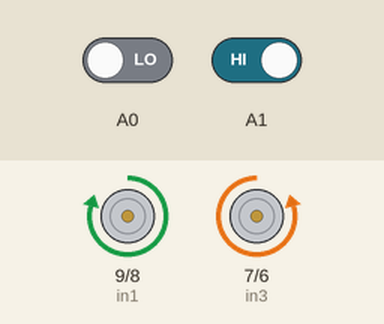
Simulated run of this sketch. Board: Arduino Uno, built with avr-gcc and run on an emulated ATmega328P. On the bench: motor-driver pin pairs drawn as motors (green arrow = first pin HIGH = forward, orange = second pin HIGH = backward, longer = more drive, scaled by the enable pin). Inputs (shaded band) come from the test bench; at power-on: A1 HIGH, A0 LOW.

Above: at 1.2 s.
1.3 s: A1 driven LOW
At 1.9 s:
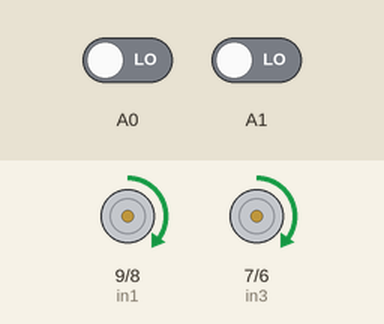
2.8 s: A0 driven HIGH
At 3.1 s:
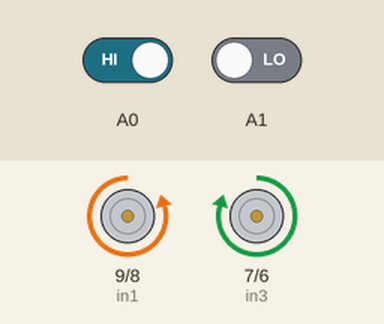
4.3 s: A0 driven LOW
At 5.4 s:
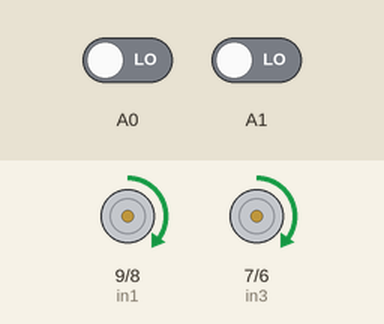
5.8 s: A1 driven HIGH
At 6.5 s:
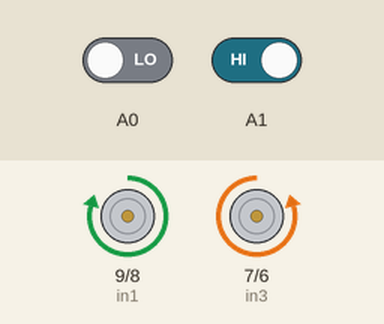
Timing chart, 0 to 8.3 s (numbered marks = the images above; inputs shaded):
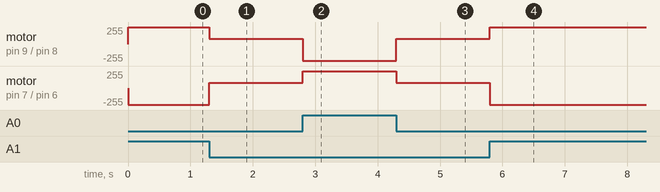

The sketch:

codeofpathfinder.ino
```cpp
#define in1 9
#define in2 8
#define in3 7
#define in4 6
#define enA 10
#define enB 5


int M1_speed = 80;
int M2_speed = 80;
int LeftRotationSpeed = 250;
int RightRotationSpeed = 250;


void setup() {
pinMode(in1,OUTPUT);
pinMode(in2,OUTPUT);
pinMode(in3,OUTPUT);
pinMode(in4,OUTPUT);
pinMode(enA,OUTPUT);
pinMode(enB,OUTPUT);

pinMode(A0,INPUT);
pinMode(A1,INPUT);
// put your setup code here, to run once:

}

void loop() {
  int LEFT_SENSOR = digitalRead(A0);
  int RIGHT_SENSOR = digitalRead(A1);
  if(RIGHT_SENSOR==0 && LEFT_SENSOR==0){forward();}
  else if(RIGHT_SENSOR==0 && LEFT_SENSOR==1){right();}
  else if(RIGHT_SENSOR==1 && LEFT_SENSOR==0){left();}


  // put your main code here, to run repeatedly:

}
void forward()
{
  digitalWrite(in1,HIGH);
  digitalWrite(in2,LOW);
  digitalWrite(in3,HIGH);
  digitalWrite(in4,LOW);


  analogWrite(enA,M1_speed);
    analogWrite(enB,M2_speed);

}
void right()
{
  digitalWrite(in1,LOW);
  digitalWrite(in2,HIGH);
  digitalWrite(in3,HIGH);
  digitalWrite(in4,LOW);


  analogWrite(enA,LeftRotationSpeed);
    analogWrite(enB,RightRotationSpeed);

}
void left()
{
  digitalWrite(in1,HIGH);
  digitalWrite(in2,LOW);
  digitalWrite(in3,LOW);
  digitalWrite(in4,HIGH);


  analogWrite(enA,LeftRotationSpeed);
    analogWrite(enB,RightRotationSpeed);

}
```

Measured:
- after the input at 1.3 s, motor on pin 9 (in1) / pin 8 (in2): forward 250/255 → forward 80/255 at once; motor on pin 7 (in3) / pin 6 (in4): backward 250/255 → forward 80/255 at once
- after the input at 2.8 s, motor on pin 9 (in1) / pin 8 (in2): forward 80/255 → backward 250/255 at once; motor on pin 7 (in3) / pin 6 (in4): forward 80/255 → forward 250/255 at once
- after the input at 4.3 s, motor on pin 9 (in1) / pin 8 (in2): backward 250/255 → forward 80/255 at once; motor on pin 7 (in3) / pin 6 (in4): forward 250/255 → forward 80/255 at once
- after the input at 5.8 s, motor on pin 9 (in1) / pin 8 (in2): forward 80/255 → forward 250/255 at once; motor on pin 7 (in3) / pin 6 (in4): forward 80/255 → backward 250/255 at once
